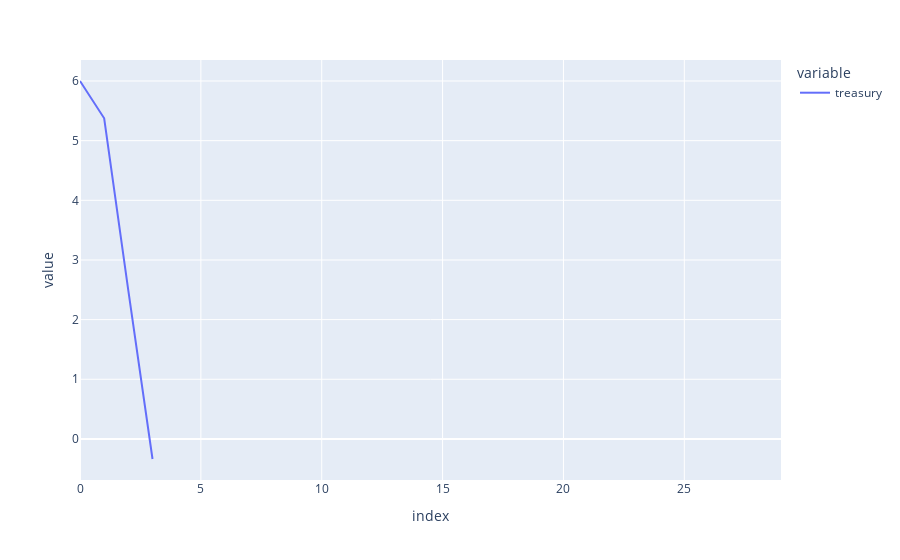

Source (notebook cell):
### Code cell
Nstep = 30
var_df = runsimu(Nstep,daotreasury,{'costmodel':costmodel,'incomemodel':incomemodel,'fundmodel':fundmodel})
px.line(var_df,y=['treasury'])

### Figure 1 — Plotly figure (JSON) as saved in the notebook; plotly's stock layout.template omitted (floating-point values rounded to 4 significant figures)
{"data": [{"hovertemplate": "variable=treasury<br>index=%{x}<br>value=%{y}<extra></extra>", "legendgroup": "treasury", "line": {"color": "#636efa", "dash": "solid"}, "mode": "lines", "name": "treasury", "orientation": "v", "showlegend": true, "type": "scatter", "x": [0, 1, 2, 3, 4, 5, 6, 7, 8, 9, 10, 11, 12, 13, 14, 15, 16, 17, 18, 19, 20, 21, 22, 23, 24, 25, 26, 27, 28, 29], "xaxis": "x", "y": [6, 5.375, 2.487, -0.3363, null, null, null, null, null, null, null, null, null, null, null, null, null, null, null, null, null, null, null, null, null, null, null, null, null, null], "yaxis": "y"}], "layout": {"legend": {"title": {"text": "variable"}, "tracegroupgap": 0}, "margin": {"t": 60}, "xaxis": {"anchor": "y", "domain": [0, 1], "title": {"text": "index"}}, "yaxis": {"anchor": "x", "domain": [0, 1], "title": {"text": "value"}}}}
